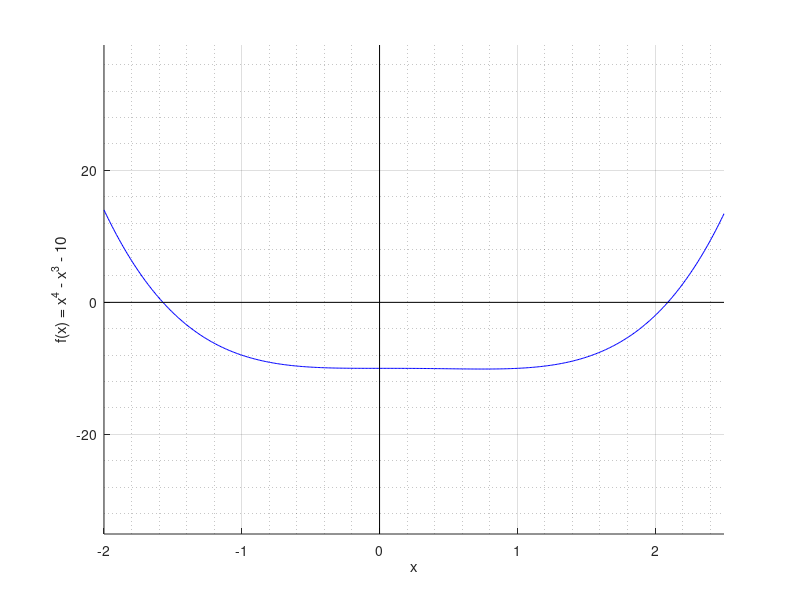

Write the MATLAB code that produced this figure.
close all; clear all; clc

xs = -2:0.01:2.5;
f = @(x) x .^ 4 - x .^ 3 - 10;
fs = f(xs);

figure(1); clf; hold on
plot(xs, fs, 'b')
% x and y axis
plot([0 0], [min(fs)-25, max(fs)+25], 'k')
plot([min(xs), max(xs)], [0 0], 'k')
axis([min(xs) max(xs) min(fs)-25 max(fs)+25])

grid on; grid minor
xlabel('x')
ylabel('f(x) = x^4 - x^3 - 10')